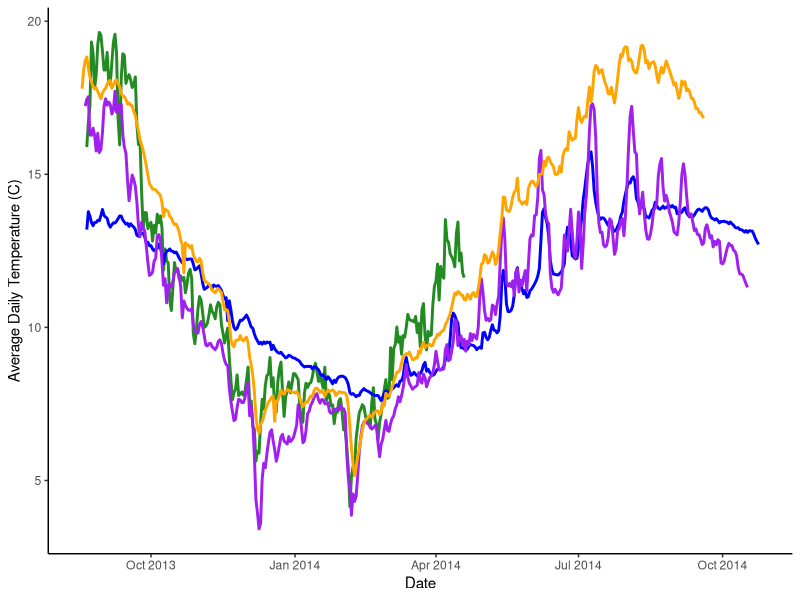
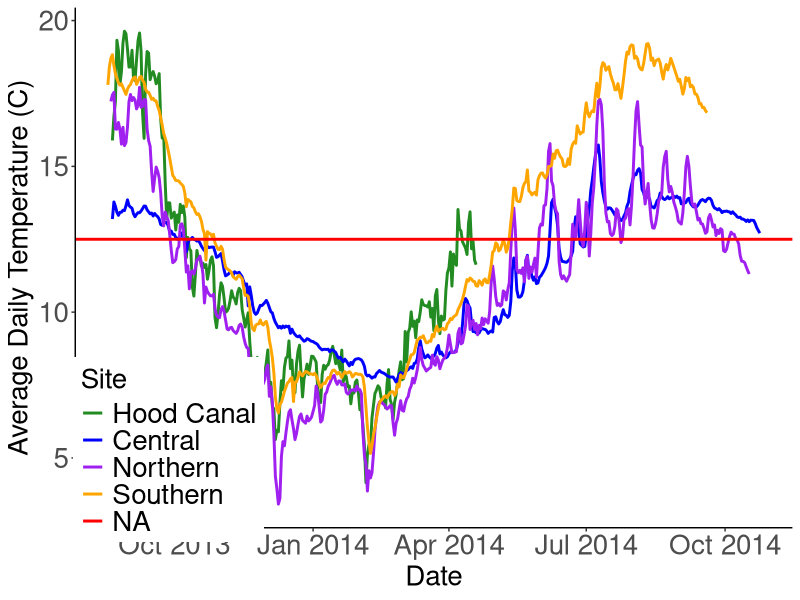
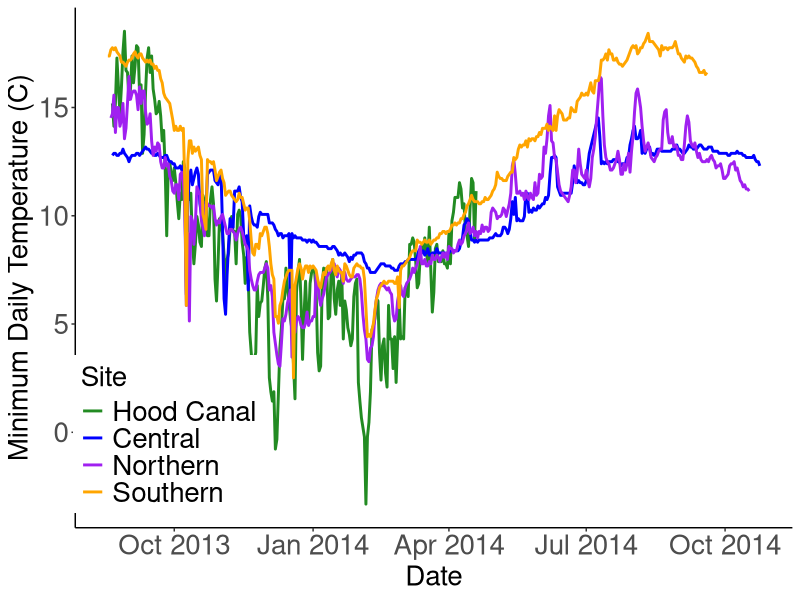
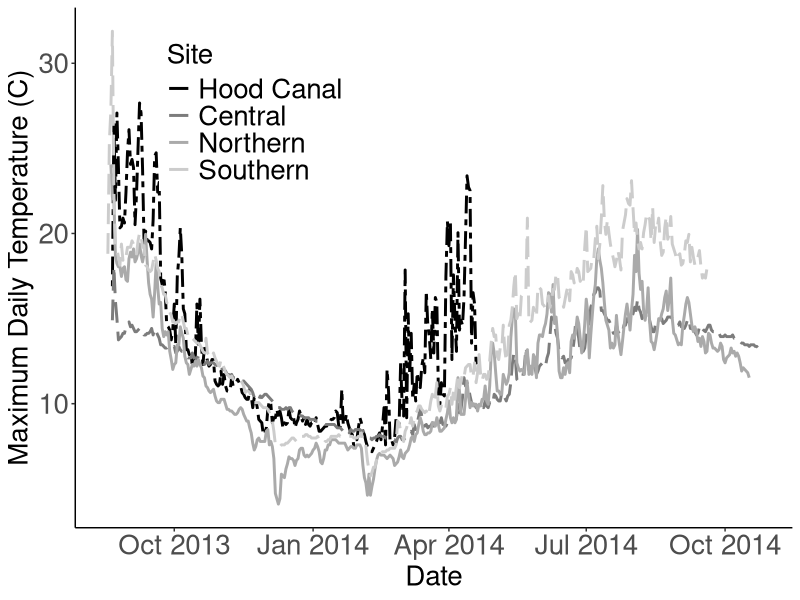

R code for these plots, in order:
#install.packages("plyr")
#install.packages("ggplot2")
require(plyr)
require(ggplot2)

#set working directory to local copy of repository
setwd<-("**your directory here**")

daby1edit<-read.csv("./data/Dabob-temp-2014.csv")
#reads in edited CSV with raw data.


daby1edit$Date<-as.Date(daby1edit$Date,"%m/%d/%Y")
#Tells R that the date column contains dates so it knows how to deal with them


dabmeantemp<-ddply(daby1edit,.(Date),summarise,mean_temp=mean(Temp,na.rm=T),min_temp=min(Temp,na.rm=T),max_temp=max(Temp,na.rm=T))
#finds the mean, minimum, and maximum daily temps from raw data and creates dataframe with them for Dabob

many1v3<-read.csv('./data/Manchester-temp-2014.csv')
#reads in edited CSV with raw data.

many1v3$Date<-as.Date(many1v3$Date,"%m/%d/%Y")
#Tells R that the date column contains dates so it knows how to deal with them


manmeantemp<-ddply(many1v3,.(Date),summarise,mean_temp=mean(Temp,na.rm=T),min_temp=min(Temp,na.rm=T),max_temp=max(Temp,na.rm=T))
#finds the mean, minimum, and maximum daily temps from raw data and creates dataframe with them for Manchester


fidy1v3<-read.csv("./data/Fidalgo-temp-2014.csv")
#reads in edited CSV with raw data.


fidy1v3$Date<-as.Date(fidy1v3$Date,"%m/%d/%Y")
#Tells R that the date column contains dates so it knows how to deal with them


fidmeantemp<-ddply(fidy1v3,.(Date),summarise,mean_temp=mean(Temp,na.rm=T),min_temp=min(Temp,na.rm=T),max_temp=max(Temp,na.rm=T))
#finds the mean, minimum, and maximum daily temps from raw data and creates dataframe with them for Fidalgo


oysy1edit<-read.csv("./data/OysterBay-temp-2014.csv")
#reads in edited CSV with raw data.


oysy1edit$Date<-as.Date(oysy1edit$Date, "%m/%d/%Y")
#Tells R that the date column contains dates so it knows how to deal with them


oysmeantemp<-ddply(oysy1edit,.(Date),summarise,mean_temp=mean(Temp,na.rm=T),min_temp=min(Temp,na.rm=T),max_temp=max(Temp,na.rm=T))
#finds the mean, minimum, and maximum daily temps from raw data and creates dataframe with them for Oyster Bay


ggplot()+
  geom_line(data=dabmeantemp, aes(x=Date, y=mean_temp, group=1),col="forestgreen",size=1,guide=T)+
  geom_line(data=manmeantemp, aes(x=Date, y=mean_temp, group=1),col="blue",size=1)+
  geom_line(data=fidmeantemp, aes(x=Date, y=mean_temp, group=1),col="purple",size=1)+
  geom_line(data=oysmeantemp, aes(x=Date, y=mean_temp, group=1),col="orange",size=1)+
  labs(x="Date",y="Average Daily Temperature (C)")+
  theme_bw()+theme(panel.border = element_blank(),
                  panel.grid.major = element_blank(), 
                  panel.grid.minor = element_blank(),
                  axis.line = element_line(colour = "black"))
#Creates a graph with each line representing average daily temps for each site


ggplot()+
  geom_line(data=dabmeantemp, aes(x=Date, y=mean_temp, group=1, colour="1"),size=1)+
  geom_line(data=manmeantemp, aes(x=Date, y=mean_temp, group=1, colour="2"),size=1)+
  geom_line(data=fidmeantemp, aes(x=Date, y=mean_temp, group=1, colour="3"),size=1)+
  geom_line(data=oysmeantemp, aes(x=Date, y=mean_temp, group=1, colour="4"),size=1)+
  geom_hline(aes(yintercept=12.5,colour="5"),size=1)+
  scale_colour_manual(values=c("forestgreen","blue","purple","orange","red"),
                      name="Site",
                      labels=c("Hood Canal","Central","Northern","Southern"))+
  labs(x="Date",y="Average Daily Temperature (C)")+
  theme_bw()+
  theme(legend.position=c(0.13,0.15),
        legend.text=element_text(size=20),
        legend.title=element_text(size=20),
        axis.text.x=element_text(size=20),
        axis.title.x=element_text(size=20),
        axis.text.y=element_text(size=20),
        axis.title.y=element_text(size=20))+
  theme(panel.border = element_blank(),
        panel.grid.major = element_blank(), 
        panel.grid.minor = element_blank(),
        axis.line = element_line(colour = "black"))
#Creates a graph with each line representing average daily temps for each site also adds red line to indicate Spawning threshold


ggplot()+
  geom_line(data=dabmeantemp, aes(x=Date, y=min_temp, group=1, colour="1"),size=1)+
  geom_line(data=manmeantemp, aes(x=Date, y=min_temp, group=1, colour="2"),size=1)+
  geom_line(data=fidmeantemp, aes(x=Date, y=min_temp, group=1, colour="3"),size=1)+
  geom_line(data=oysmeantemp, aes(x=Date, y=min_temp, group=1, colour="4"),size=1)+
  scale_colour_manual(values=c("forestgreen","blue","purple","orange"),
                      name="Site",
                      labels=c("Hood Canal","Central","Northern","Southern"))+
  labs(x="Date",y="Minimum Daily Temperature (C)")+
  theme_bw()+
  theme(legend.position=c(0.13,0.18),
        legend.text=element_text(size=20),
        legend.title=element_text(size=20),
        axis.text.x=element_text(size=20),
        axis.title.x=element_text(size=20),
        axis.text.y=element_text(size=20),
        axis.title.y=element_text(size=20))+
  theme(panel.border = element_blank(),
        panel.grid.major = element_blank(), 
        panel.grid.minor = element_blank(),
        axis.line = element_line(colour = "black"))
#Creates a graph with each line representing observed minimum daily temps for each site


ggplot()+
  geom_line(data=dabmeantemp, aes(x=Date, y=max_temp, group=1, colour="1",linetype=6),size=1)+
  geom_line(data=manmeantemp, aes(x=Date, y=max_temp, group=1, colour="2",linetype=5),size=1)+
  geom_line(data=fidmeantemp, aes(x=Date, y=max_temp, group=1, colour="3",linetype=1),size=1)+
  geom_line(data=oysmeantemp, aes(x=Date, y=max_temp, group=1, colour="4",linetype=5),size=1)+
  scale_linetype_identity()+
  scale_colour_grey(start=0, end=.8,
                      name="Site",
                      labels=c("Hood Canal","Central","Northern","Southern"))+
  labs(x="Date",y="Maximum Daily Temperature (C)")+
  theme_bw()+
  theme(legend.position=c(0.25,0.8),
        legend.text=element_text(size=20),
        legend.title=element_text(size=20),
        axis.text.x=element_text(size=20),
        axis.title.x=element_text(size=20),
        axis.text.y=element_text(size=20),
        axis.title.y=element_text(size=20))+
  theme(panel.border = element_blank(),
        panel.grid.major = element_blank(), 
        panel.grid.minor = element_blank(),
        axis.line = element_line(colour = "black"))
#Creates a graph with each line representing observed maximum daily temps for each site

#Dates Min Temp met Spawn Threshold
oysspawntemp<-oysmeantemp[(oysmeantemp$min_temp >= 12.5 & format(oysmeantemp$Date,"%Y")=="2014"),]
manspawntemp<-manmeantemp[(manmeantemp$min_temp >= 12.5 & format(manmeantemp$Date,"%Y")=="2014"),]
fidspawntemp<-fidmeantemp[(fidmeantemp$min_temp >= 12.5 & format(fidmeantemp$Date,"%Y")=="2014"),]

